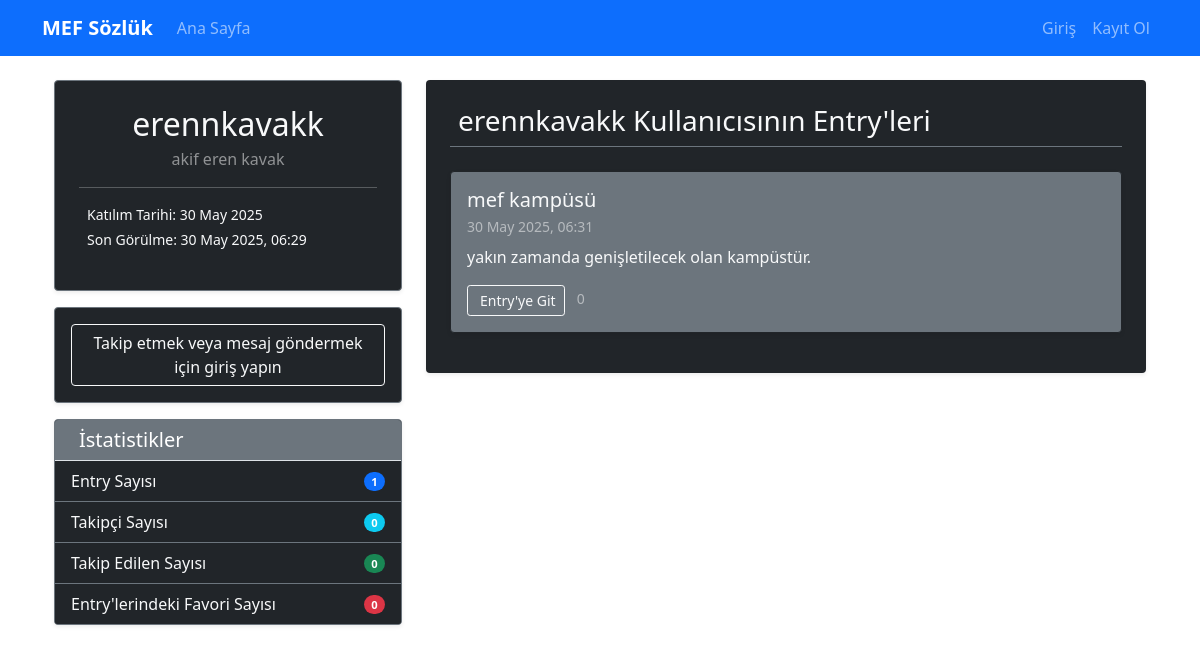
Page /user/profile/erennkavakk on the committed database.
### app/models/user.py (models this page shows, shortened)
class User(UserMixin, db.Model):
    id = db.Column(db.Integer, primary_key=True)
    email = db.Column(db.String(120), unique=True, nullable=False)
    nickname = db.Column(db.String(80), unique=True, nullable=False)
    real_name = db.Column(db.String(100), nullable=False)
    password_hash = db.Column(db.String(128))
    email_confirmed = db.Column(db.Boolean, default=False)
    email_confirmation_token = db.Column(db.String(100), unique=True)
    created_at = db.Column(db.DateTime, default=lambda: datetime.now(timezone.utc))
    last_seen = db.Column(db.DateTime, default=lambda: datetime.now(timezone.utc))
    is_admin = db.Column(db.Boolean, default=False)
    is_active = db.Column(db.Boolean, default=True)
    bio = db.Column(db.Text)
    entries = db.relationship('Entry', backref='author', lazy='dynamic', cascade='all, delete-orphan')
    following = db.relationship('Follow',
                               foreign_keys='Follow.follower_id',
                               backref='follower',
                               lazy='dynamic',
                               cascade='all, delete-orphan')
    followers = db.relationship('Follow',
                               foreign_keys='Follow.followed_id',
                               backref='followed',
                               lazy='dynamic',
                               cascade='all, delete-orphan')
    favorites = db.relationship('Favorite', backref='user', lazy='dynamic', cascade='all, delete-orphan')
    sent_messages = db.relationship('Message',
                                   foreign_keys='Message.sender_id',
                                   backref='sender',
                                   lazy='dynamic',
                                   cascade='all, delete-orphan')
    received_messages = db.relationship('Message',
                                       foreign_keys='Message.recipient_id',
                                       backref='recipient',
                                       lazy='dynamic',
                                       cascade='all, delete-orphan')

### app/models/entry.py (models this page shows, shortened)
class Entry(db.Model):
    id = db.Column(db.Integer, primary_key=True)
    content = db.Column(db.Text, nullable=False)
    created_at = db.Column(db.DateTime, default=lambda: datetime.now(timezone.utc))
    updated_at = db.Column(db.DateTime, default=lambda: datetime.now(timezone.utc))
    title_id = db.Column(db.Integer, db.ForeignKey('title.id'), nullable=False)
    author_id = db.Column(db.Integer, db.ForeignKey('user.id'), nullable=False)
    favorites = db.relationship('Favorite', backref='entry', lazy='dynamic', cascade='all, delete-orphan')
    def favorite_count(self):
        return self.favorites.count()

class Title(db.Model):
    id = db.Column(db.Integer, primary_key=True)
    name = db.Column(db.String(200), unique=True, nullable=False)
    created_at = db.Column(db.DateTime, default=lambda: datetime.now(timezone.utc))
    last_entry_time = db.Column(db.DateTime, default=lambda: datetime.now(timezone.utc))
    entries = db.relationship('Entry', backref='title', lazy='dynamic', cascade='all, delete-orphan')

### app/routes/user.py (the view)
@bp.route('/profile/<nickname>')
def profile(nickname):
    user = User.query.filter_by(nickname=nickname).first_or_404()
    page = request.args.get('page', 1, type=int)
    entries = Entry.query.filter_by(author_id=user.id)\
                   .order_by(desc(Entry.created_at))\
                   .paginate(page=page, per_page=10, error_out=False)
    total_entries = Entry.query.filter_by(author_id=user.id).count()
    total_favorites = Favorite.query.join(Entry)\
                              .filter(Entry.author_id == user.id).count()
    follower_count = user.followers.count()
    following_count = user.following.count()
    stats = {
        'total_entries': total_entries,
        'total_favorites': total_favorites,
        'follower_count': follower_count,
        'following_count': following_count
    }
    return render_template('user/profile.html',
                         user=user,
                         entries=entries,
                         stats=stats,
                         timezone=timezone)

### app/templates/user/profile.html (shortened to what this page needs)
{% extends "base.html" %}
{% block content %}
<div class="container mt-4 text-light">
    <div class="row">
        <div class="col-md-4 mb-4">
            <div class="card bg-dark border-secondary shadow-sm">
                <div class="card-body p-4">
                    <h2 class="text-center mb-1">{{ user.nickname }}</h2>
                    {% if user.real_name %}
                        <p class="text-center text-white-50 mb-3">{{ user.real_name }}</p>
                    {% endif %}
                    <hr class="border-secondary">
                    <p class="small mb-1">Katılım Tarihi: {{ user.created_at.strftime('%d %B %Y') }}</p>
                    {% if user.last_seen %}
                    <p class="small">Son Görülme: {{ user.last_seen.strftime('%d %B %Y, %H:%M') }}</p>
                    {% endif %}
                </div>
            </div>
            <div class="card bg-dark border-secondary shadow-sm mt-3">
                <div class="card-body p-3">
                    <div class="d-grid gap-2">
                        {% if current_user.is_authenticated and current_user.id == user.id %}
                            <a href="{{ url_for('user.edit_profile') }}" class="btn btn-outline-light"><i class="fas fa-edit me-1"></i> Profili Düzenle</a>
                            <a href="{{ url_for('user.my_entries') }}" class="btn btn-outline-info"><i class="fas fa-list-alt me-1"></i> Entry'lerim</a>
                            <a href="{{ url_for('user.favorites') }}" class="btn btn-outline-warning"><i class="fas fa-heart me-1"></i> Favorilerim</a>
                            <a href="{{ url_for('user.messages') }}" class="btn btn-outline-primary position-relative">
                                <i class="fas fa-envelope me-1"></i> Mesajlarım
                                {% set unread_count = current_user.get_unread_message_count() %}
                                {% if unread_count > 0 %}
                                    <span class="position-absolute top-0 start-100 translate-middle badge rounded-pill bg-danger">
                                        {{ unread_count }}
                                        <span class="visually-hidden">okunmamış mesaj</span>
                                    </span>
                                {% endif %}
                            </a>
                             <a href="{{ url_for('user.settings') }}" class="btn btn-outline-secondary"><i class="fas fa-cog me-1"></i> Ayarlar</a>
                        {% else %}
                            <a href="{{ url_for('auth.login', next=request.url) }}" class="btn btn-outline-light">Takip etmek veya mesaj göndermek için giriş yapın</a>
                        {% endif %}
                    </div>
                </div>
            </div>
            <div class="card bg-dark border-secondary shadow-sm mt-3">
                <div class="card-header bg-secondary text-white border-bottom border-light-subtle">
                    <h4 class="mb-0 h5">İstatistikler</h4>
                </div>
                <ul class="list-group list-group-flush">
                    <li class="list-group-item bg-dark text-light border-secondary d-flex justify-content-between align-items-center px-3 py-2">
                        Entry Sayısı
                        <span class="badge bg-primary rounded-pill">{{ stats.total_entries }}</span>
                    </li>
                    <li class="list-group-item bg-dark text-light border-secondary d-flex justify-content-between align-items-center px-3 py-2">
                        <a href="{{ url_for('user.followers', nickname=user.nickname) }}" class="text-light text-decoration-none hover-underline">Takipçi Sayısı</a>
                        <span id="followerCountBadge" class="badge bg-info rounded-pill">{{ stats.follower_count }}</span>
                    </li>
                    <li class="list-group-item bg-dark text-light border-secondary d-flex justify-content-between align-items-center px-3 py-2">
                        <a href="{{ url_for('user.following', nickname=user.nickname) }}" class="text-light text-decoration-none hover-underline">Takip Edilen Sayısı</a>
                        <span class="badge bg-success rounded-pill">{{ stats.following_count }}</span>
                    </li>
                    <li class="list-group-item bg-dark text-light border-secondary d-flex justify-content-between align-items-center px-3 py-2">
                        Entry'lerindeki Favori Sayısı
                        <span class="badge bg-danger rounded-pill">{{ stats.total_favorites }}</span>
                    </li>
                </ul>
            </div>
        </div>
        <div class="col-md-8">
            <div class="bg-dark border-secondary p-4 rounded shadow-sm">
                <h3 class="mb-4 border-bottom border-secondary pb-2">{{ user.nickname }} Kullanıcısının Entry'leri</h3>
                {% if entries.items %}
                    {% for entry in entries.items %}
                    <div class="card mb-3 bg-secondary border-dark text-light shadow-sm">
                        <div class="card-body">
                            <h5 class="card-title mb-1">
                                <a href="{{ url_for('main.view_title', id=entry.title.id) }}" class="link-light text-decoration-none hover-underline">{{ entry.title.name }}</a>
                            </h5>
                            <small class="text-white-50 d-block mb-2">
                                 {{ entry.created_at.strftime('%d %B %Y, %H:%M') }}
                            </small>
                            <div class="entry-content-preview mb-3" style="max-height: 100px; overflow: hidden;">
                                {{ entry.content | striptags | truncate(250, True, '...') }}
                            </div>
                            <a href="{{ url_for('main.view_title', id=entry.title.id, _anchor='entry-' ~ entry.id|string) }}" class="btn btn-sm btn-outline-light">
                                 Entry'ye Git
                            </a>
                            <span class="ms-2 text-white-50 small">
                                 {{ entry.favorite_count() }}
                            </span>
                        </div>
                    </div>
                    {% endfor %}
                {% else %}
                    <div class="alert bg-secondary text-light border-dark" role="alert">
                        Bu kullanıcının henüz hiç entry'si bulunmuyor.
                    </div>
                {% endif %}
            </div>
        </div>
    </div>
</div>
{% endblock %}

### app/static/css/style.css (style rules this page uses)
.card { box-shadow: 0 2px 4px rgba(0,0,0,0.1); border: 1px solid #e0e0e0; }
.badge { font-size: 0.7rem; }
a[href*="/user/"] { font-weight: 500; text-decoration: none; }

### rows in the picture
User: nickname "erennkavakk", real_name "akif eren kavak", created_at "30 May 2025", last_seen "30 May 2025, 06:29"
Entry: title.name "mef kampüsü", created_at "30 May 2025, 06:31", content "yakın zamanda genişletilecek olan kampüstür.", favorite_count "0"

### other values in the picture
{{ stats.total_entries }} "1"
{{ stats.follower_count }} "0"
{{ stats.following_count }} "0"
{{ stats.total_favorites }} "0"
